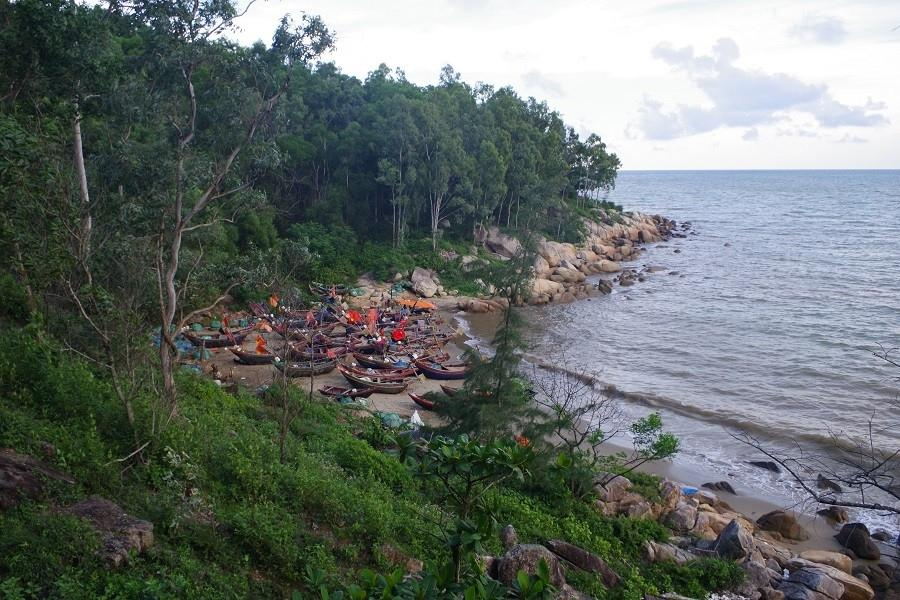
#> input picture Final/10.jpg, 900 x 600 px
$ python -i SoSanh.py   (imports and definitions only)
#> lines starting #> are read from the running program, lines starting #| are printed output that depends on the picture; after the words box and inside, x2 and y2 are one past the last pixel; in counts of white or black regions, pixels touching at a corner belong together
import cv2
import os
import numpy as np
import json
import tkinter as tk
from tkinter import filedialog, messagebox
import matplotlib.pyplot as plt
from sklearn.metrics.pairwise import euclidean_distances, cosine_similarity
from skimage.feature import hog
import mysql.connector
from PIL import Image, ImageTk


# [25 lines left out: function load_features_from_mysql, not called in this run]


def extract_features(image_path):
#> called with image_path = 'Final/10.jpg'
    image = cv2.imread(image_path)
#> image is the input picture: shape (600, 900, 3); mean B, G, R 107.9, 111.1, 103.4
    image = cv2.resize(image, (128, 128))
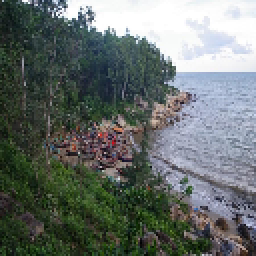
#> image: shape (128, 128, 3) (shown 2 times larger); mean B, G, R 107.5, 110.7, 103
    hsv = cv2.cvtColor(image, cv2.COLOR_BGR2HSV)
#> hsv: shape (128, 128, 3); mean H, S, V 74.7, 63.1, 117.6
    hsv = cv2.GaussianBlur(hsv, (5, 5), 0)
#> hsv: shape (128, 128, 3); mean H, S, V 74.6, 63.1, 117.6
    h, s, v = cv2.split(hsv)
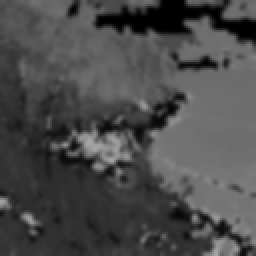
#> h: shape (128, 128) (shown 2 times larger); min 0, max 165, mean 74.6
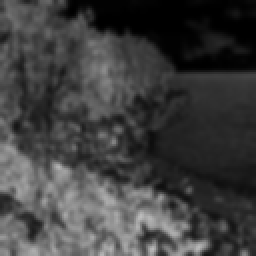
#> s: shape (128, 128) (shown 2 times larger); min 0, max 189, mean 63.1
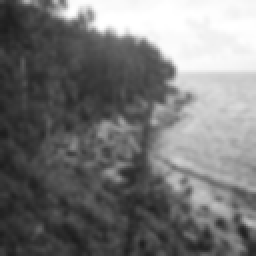
#> v: shape (128, 128) (shown 2 times larger); min 29, max 255, mean 117.6

    h_hist = cv2.calcHist([h], [0], None, [64], [0, 180])
#> h_hist = 64 values, max 1221 at index 17, min 0 at index 59, mean 256
    s_hist = cv2.calcHist([s], [0], None, [64], [0, 256])
#> s_hist = 64 values, max 1376 at index 0, min 0 at index 48, mean 256
    v_hist = cv2.calcHist([v], [0], None, [64], [0, 256])
#> v_hist = 64 values, max 838 at index 14, min 0 at index 0, mean 256
    h_hist = cv2.normalize(h_hist, h_hist).flatten()
#> h_hist = 64 values, max 0.406 at index 17, min 0 at index 59, mean 0.0852
    s_hist = cv2.normalize(s_hist, s_hist).flatten()
#> s_hist = 64 values, max 0.448 at index 0, min 0 at index 48, mean 0.0833
    v_hist = cv2.normalize(v_hist, v_hist).flatten()
#> v_hist = 64 values, max 0.292 at index 14, min 0 at index 0, mean 0.0891
    color_feat = np.concatenate([h_hist, s_hist, v_hist])
#> color_feat = 192 values, max 0.448 at index 64, min 0 at index 59, mean 0.0859

    gray = cv2.cvtColor(image, cv2.COLOR_BGR2GRAY)
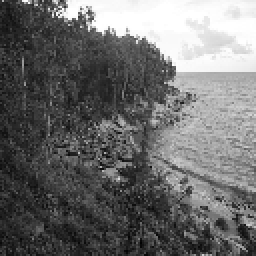
#> gray: shape (128, 128) (shown 2 times larger); min 2, max 255, mean 108
    hog_feat = hog(
        gray,
        orientations=9,
        pixels_per_cell=(8, 8),
        cells_per_block=(2, 2),
        block_norm="L2-Hys",
        feature_vector=True,
    )
#> hog_feat = 8100 values, max 0.53 at index 2074, min 0 at index 173, mean 0.15

    edges = cv2.Canny(gray, 100, 200)
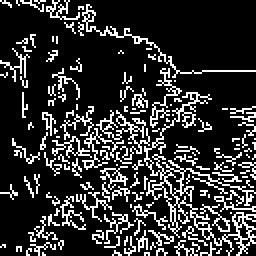
#> edges: shape (128, 128) (shown 2 times larger); 19% white in thin lines or dots
    edge_hist = cv2.calcHist([edges], [0], None, [64], [0, 256])
#> edge_hist = 64 values, max 13271 at index 0, min 0 at index 1, mean 256
    edge_hist = cv2.normalize(edge_hist, edge_hist).flatten()
#> edge_hist = 64 values, max 0.974 at index 0, min 0 at index 1, mean 0.0188

    return np.concatenate([color_feat, hog_feat, edge_hist])


# [130 lines left out: functions compare_new_image, cv2_to_ImageTk, run_gui, not called in this run]


# [2 lines not run here, left out]

>>> result = extract_features('Final/10.jpg')
#> result = 8356 values, max 0.974 at index 8292, min 0 at index 59, mean 0.147

$ run again, on Final/106.jpg
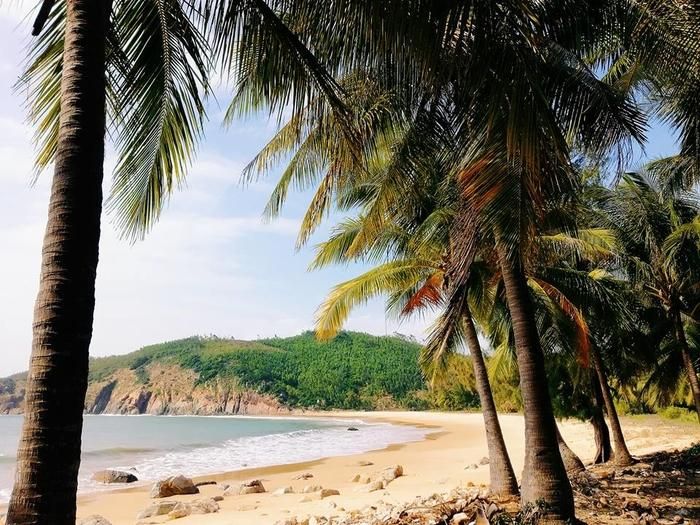
#> input picture Final/106.jpg, 700 x 525 px
#> in extract_features, image is the input picture: shape (525, 700, 3); mean B, G, R 100.7, 115.6, 119.9
#> image: shape (128, 128, 3)
#> in extract_features, `h_hist = cv2.calcHist([h], [0], None, [64], [0, 180])`: h_hist = 64 values, max 1371 at index 6, min 0 at index 60, mean 256
#> in extract_features, `s_hist = cv2.calcHist([s], [0], None, [64], [0, 256])`: s_hist = 64 values, max 598 at index 1, min 0 at index 55, mean 256
#> in extract_features, `v_hist = cv2.calcHist([v], [0], None, [64], [0, 256])`: v_hist = 64 values, max 1090 at index 61, min 0 at index 63, mean 256
#> in extract_features, `h_hist = cv2.normalize(h_hist, h_hist).flatten()`: h_hist = 64 values, max 0.431 at index 6, min 0 at index 60, mean 0.0805
#> in extract_features, `s_hist = cv2.normalize(s_hist, s_hist).flatten()`: s_hist = 64 values, max 0.241 at index 1, min 0 at index 55, mean 0.103
#> in extract_features, `v_hist = cv2.normalize(v_hist, v_hist).flatten()`: v_hist = 64 values, max 0.455 at index 61, min 0 at index 63, mean 0.107
#> color_feat = 192 values, max 0.455 at index 189, min 0 at index 60, mean 0.0968
#> in extract_features, `gray = cv2.cvtColor(image, cv2.COLOR_BGR2GRAY)`:
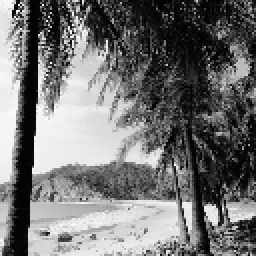
#> gray: shape (128, 128) (shown 2 times larger); min 0, max 253, mean 115.2
#> hog_feat = 8100 values, max 0.465 at index 3852, min 0 at index 2192, mean 0.141
#> in extract_features, `edges = cv2.Canny(gray, 100, 200)`:
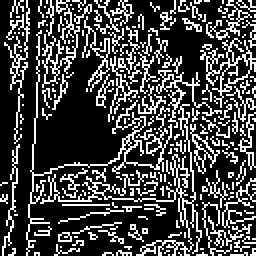
#> edges: shape (128, 128) (shown 2 times larger); 26.6% white in thin lines or dots
#> in extract_features, `edge_hist = cv2.calcHist([edges], [0], None, [64], [0, 256])`: edge_hist = 64 values, max 12027 at index 0, min 0 at index 1, mean 256
#> in extract_features, `edge_hist = cv2.normalize(edge_hist, edge_hist).flatten()`: edge_hist = 64 values, max 0.94 at index 0, min 0 at index 1, mean 0.02
#> result = 8356 values, max 0.94 at index 8292, min 0 at index 60, mean 0.139

$ run again, on Final/107.jpg
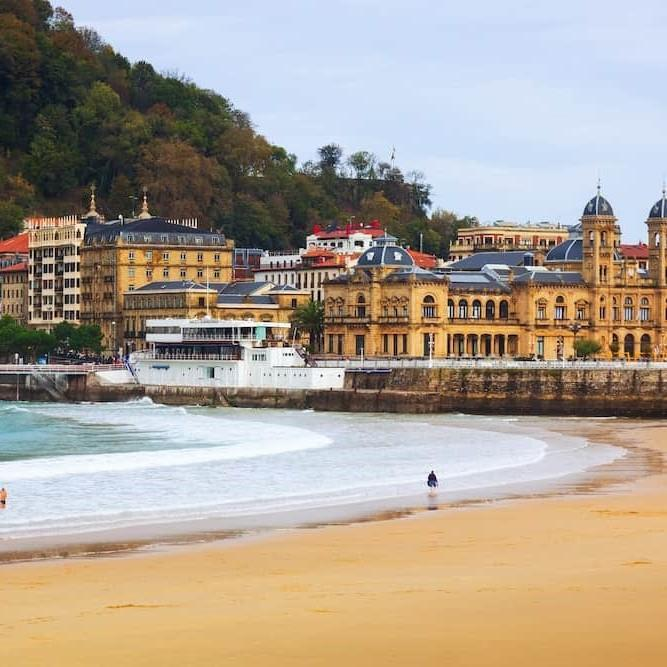
#> input picture Final/107.jpg, 667 x 667 px
#> in extract_features, image is the input picture: shape (667, 667, 3); mean B, G, R 145.6, 158.9, 170.4
#> image: shape (128, 128, 3)
#> in extract_features, `h_hist = cv2.calcHist([h], [0], None, [64], [0, 180])`: h_hist = 64 values, max 3671 at index 6, min 0 at index 0, mean 256
#> in extract_features, `s_hist = cv2.calcHist([s], [0], None, [64], [0, 256])`: s_hist = 64 values, max 1632 at index 10, min 0 at index 0, mean 256
#> in extract_features, `v_hist = cv2.calcHist([v], [0], None, [64], [0, 256])`: v_hist = 64 values, max 2320 at index 62, min 0 at index 0, mean 256
#> in extract_features, `h_hist = cv2.normalize(h_hist, h_hist).flatten()`: h_hist = 64 values, max 0.701 at index 6, min 0 at index 0, mean 0.0489
#> in extract_features, `s_hist = cv2.normalize(s_hist, s_hist).flatten()`: s_hist = 64 values, max 0.51 at index 10, min 0 at index 0, mean 0.08
#> in extract_features, `v_hist = cv2.normalize(v_hist, v_hist).flatten()`: v_hist = 64 values, max 0.667 at index 62, min 0 at index 0, mean 0.0736
#> color_feat = 192 values, max 0.701 at index 6, min 0 at index 0, mean 0.0675
#> in extract_features, `gray = cv2.cvtColor(image, cv2.COLOR_BGR2GRAY)`:
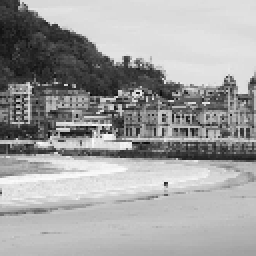
#> gray: shape (128, 128) (shown 2 times larger); min 4, max 252, mean 160.9
#> hog_feat = 8100 values, max 0.512 at index 166, min 0 at index 46, mean 0.13
#> in extract_features, `edges = cv2.Canny(gray, 100, 200)`:
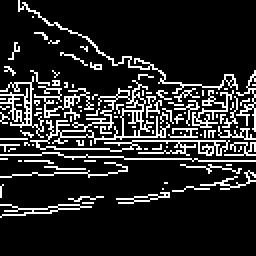
#> edges: shape (128, 128) (shown 2 times larger); 15.3% white in thin lines or dots, all inside (x1, y1, x2, y2) = (0, 0, 128, 109)
#> in extract_features, `edge_hist = cv2.calcHist([edges], [0], None, [64], [0, 256])`: edge_hist = 64 values, max 13876 at index 0, min 0 at index 1, mean 256
#> in extract_features, `edge_hist = cv2.normalize(edge_hist, edge_hist).flatten()`: edge_hist = 64 values, max 0.984 at index 0, min 0 at index 1, mean 0.0182
#> result = 8356 values, max 0.984 at index 8292, min 0 at index 0, mean 0.128

$ run again, on Final/108.jpg
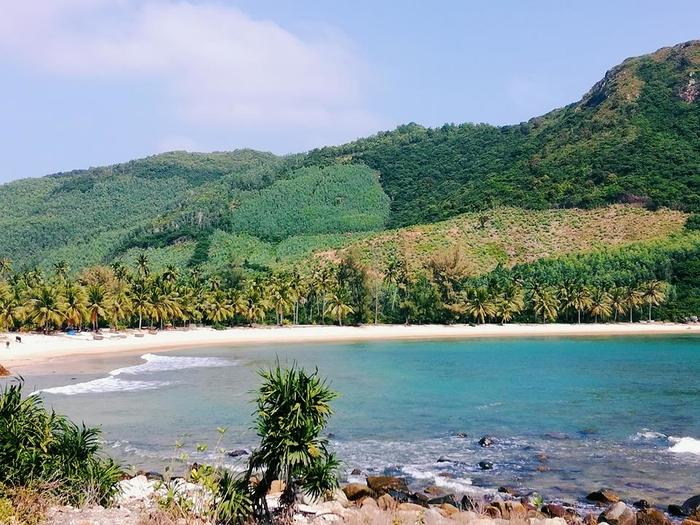
#> input picture Final/108.jpg, 700 x 525 px
#> in extract_features, image is the input picture: shape (525, 700, 3); mean B, G, R 143.2, 144.8, 128.9
#> image: shape (128, 128, 3)
#> in extract_features, `h_hist = cv2.calcHist([h], [0], None, [64], [0, 180])`: h_hist = 64 values, max 1560 at index 38, min 0 at index 0, mean 256
#> in extract_features, `s_hist = cv2.calcHist([s], [0], None, [64], [0, 256])`: s_hist = 64 values, max 836 at index 15, min 0 at index 0, mean 256
#> in extract_features, `v_hist = cv2.calcHist([v], [0], None, [64], [0, 256])`: v_hist = 64 values, max 3225 at index 60, min 0 at index 0, mean 256
#> in extract_features, `h_hist = cv2.normalize(h_hist, h_hist).flatten()`: h_hist = 64 values, max 0.492 at index 38, min 0 at index 0, mean 0.0807
#> in extract_features, `s_hist = cv2.normalize(s_hist, s_hist).flatten()`: s_hist = 64 values, max 0.297 at index 15, min 0 at index 0, mean 0.091
#> in extract_features, `v_hist = cv2.normalize(v_hist, v_hist).flatten()`: v_hist = 64 values, max 0.828 at index 60, min 0 at index 0, mean 0.0657
#> color_feat = 192 values, max 0.828 at index 188, min 0 at index 0, mean 0.0792
#> in extract_features, `gray = cv2.cvtColor(image, cv2.COLOR_BGR2GRAY)`:
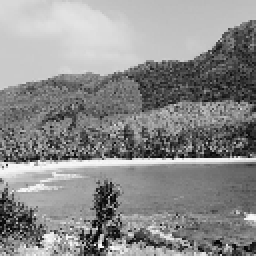
#> gray: shape (128, 128) (shown 2 times larger); min 2, max 251, mean 139.8
#> hog_feat = 8100 values, max 0.656 at index 5872, min 0 at index 8, mean 0.138
#> in extract_features, `edges = cv2.Canny(gray, 100, 200)`:
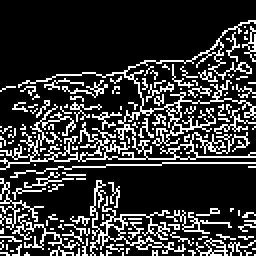
#> edges: shape (128, 128) (shown 2 times larger); 20.8% white in thin lines or dots
#> in extract_features, `edge_hist = cv2.calcHist([edges], [0], None, [64], [0, 256])`: edge_hist = 64 values, max 12983 at index 0, min 0 at index 1, mean 256
#> in extract_features, `edge_hist = cv2.normalize(edge_hist, edge_hist).flatten()`: edge_hist = 64 values, max 0.967 at index 0, min 0 at index 1, mean 0.0191
#> result = 8356 values, max 0.967 at index 8292, min 0 at index 0, mean 0.136
